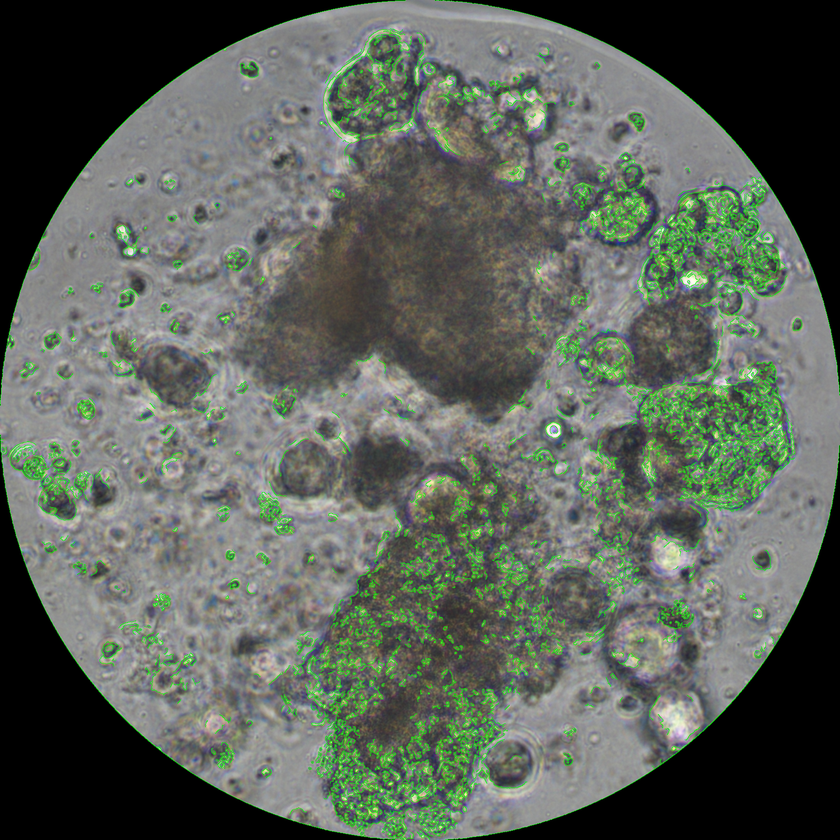
#> input picture DEO-MARKDOWN/App80 DEO/10uM/05-十二月-2025/10x00/organoid_analysis/droplet_001_vision_prior_artifacts/edges_overlay.png, 840 x 840 px, shrunk from 1714 x 1714 before the run, found by its file name
$ python build_prompt_artifacts.py '../../DEO-MARKDOWN/App80 DEO/10uM/05-十二月-2025/10x00/organoid_analysis/droplet_001_vision_prior_artifacts/edges_overlay.png' out
#> lines starting #> are read from the running program, lines starting #| are printed output that depends on the picture
#!/usr/bin/env python3
from __future__ import annotations

import argparse
import json
from pathlib import Path

import cv2
import numpy as np
from PIL import Image


def parse_args():
    p = argparse.ArgumentParser()
    p.add_argument("source_tif")
    p.add_argument("out_dir")
    return p.parse_args()


def load_rgb(path: Path) -> np.ndarray:
    arr = cv2.imread(str(path), cv2.IMREAD_COLOR)
#> arr is the input picture: shape (840, 840, 3); mean B, G, R 90.1, 98.8, 91.9
    if arr is None:
        with Image.open(path) as im:
            return np.array(im.convert("RGB").copy())
    return cv2.cvtColor(arr, cv2.COLOR_BGR2RGB)


def save_gray_png(arr: np.ndarray, path: Path) -> None:
    Image.fromarray(arr.astype(np.uint8)).save(path)


def main() -> int:
    args = parse_args()
    source_tif = Path(args.source_tif).resolve()
    out_dir = Path(args.out_dir).resolve()
    out_dir.mkdir(parents=True, exist_ok=True)
    source_png = out_dir / f"{source_tif.stem}.png"
    if not source_png.exists():
        with Image.open(source_tif) as im:
            im.save(source_png, format="PNG")

    rgb = load_rgb(source_png)
    gray = cv2.cvtColor(rgb, cv2.COLOR_RGB2GRAY)
    clahe = cv2.createCLAHE(clipLimit=2.0, tileGridSize=(8, 8)).apply(gray)
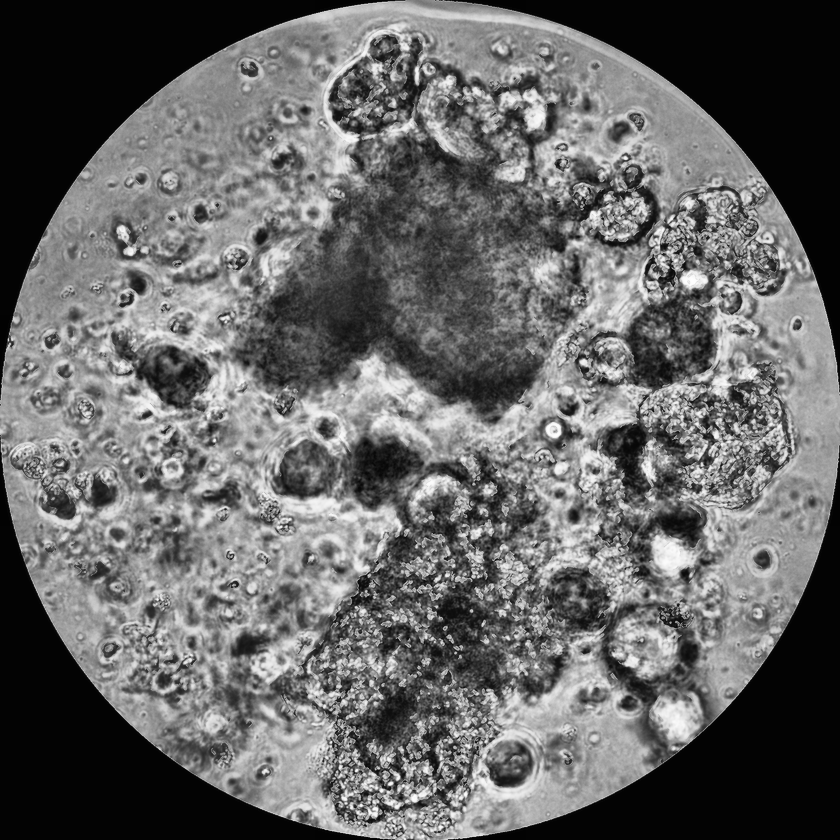
#> clahe: shape (840, 840); min 2, max 255, mean 102.5
    blur = cv2.GaussianBlur(clahe, (7, 7), 0)
    bg = cv2.GaussianBlur(clahe, (41, 41), 0)
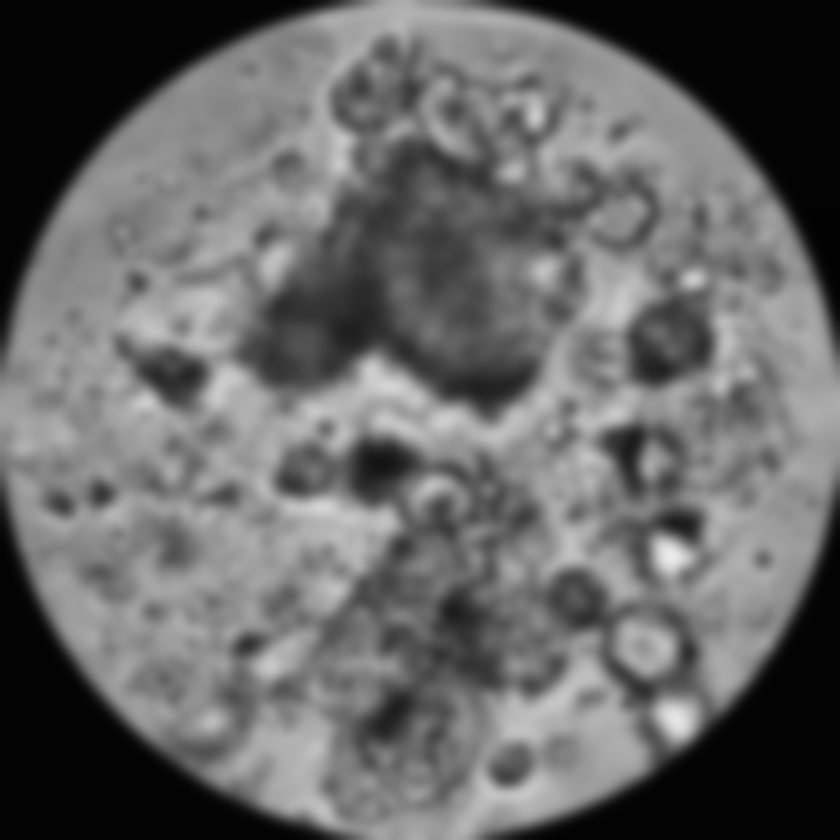
#> bg: shape (840, 840); min 2, max 235, mean 102.6
    residual = cv2.subtract(bg, blur)
    residual_norm = cv2.normalize(residual, None, 0, 255, cv2.NORM_MINMAX)
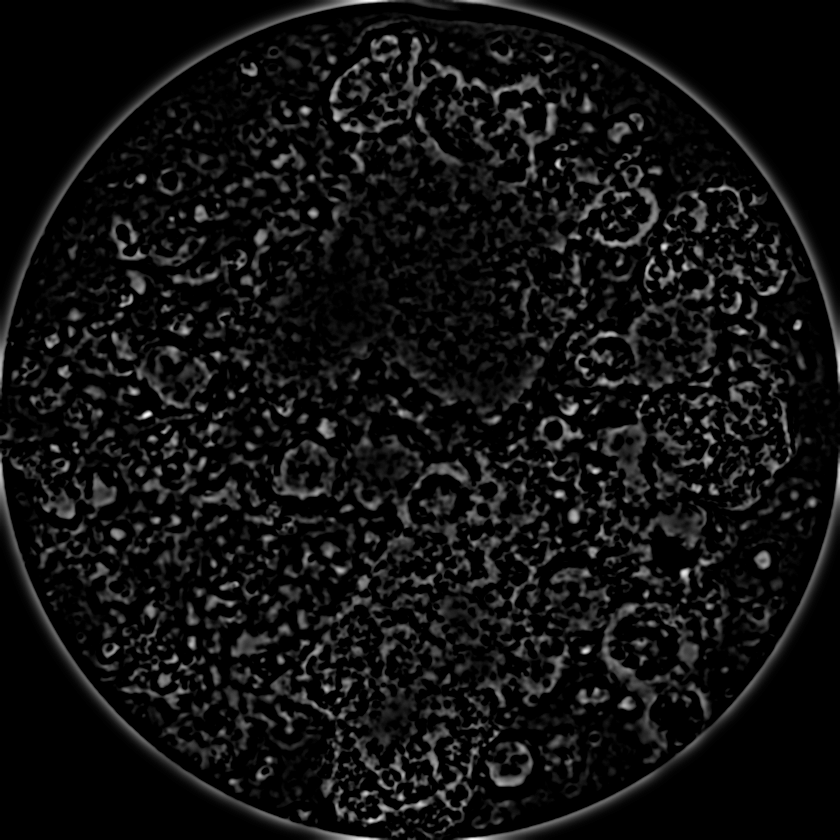
#> residual_norm: shape (840, 840); min 0, max 255, mean 16.9
    edges = cv2.Canny(blur, 40, 120)
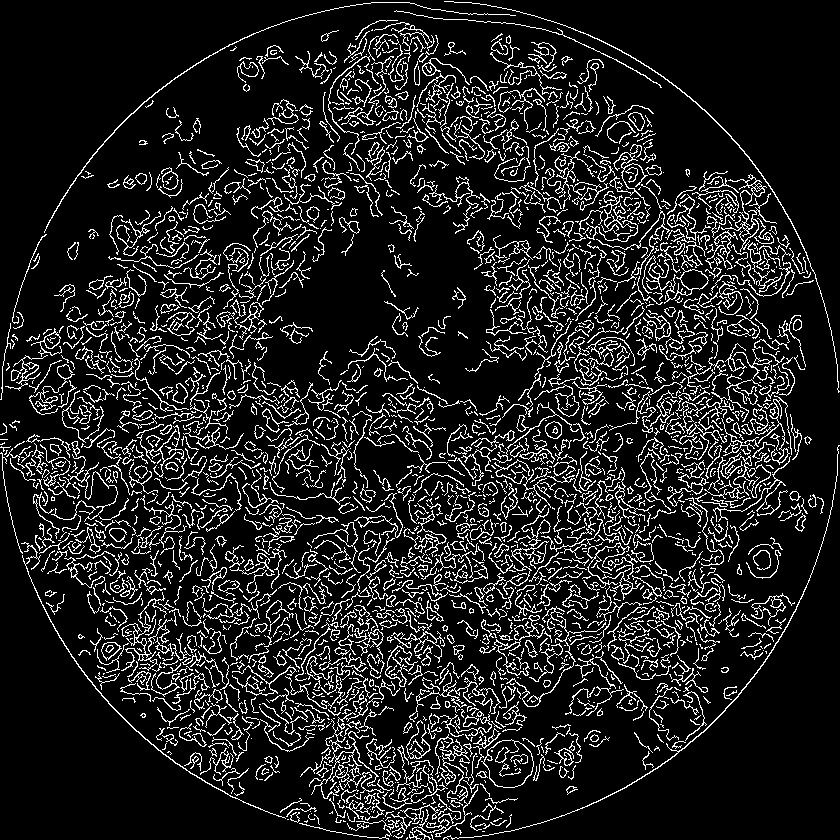
#> edges: shape (840, 840); 12.7% white in thin lines or dots
    edges_rgb = rgb.copy()
    edges_rgb[edges > 0] = (255, 64, 0)
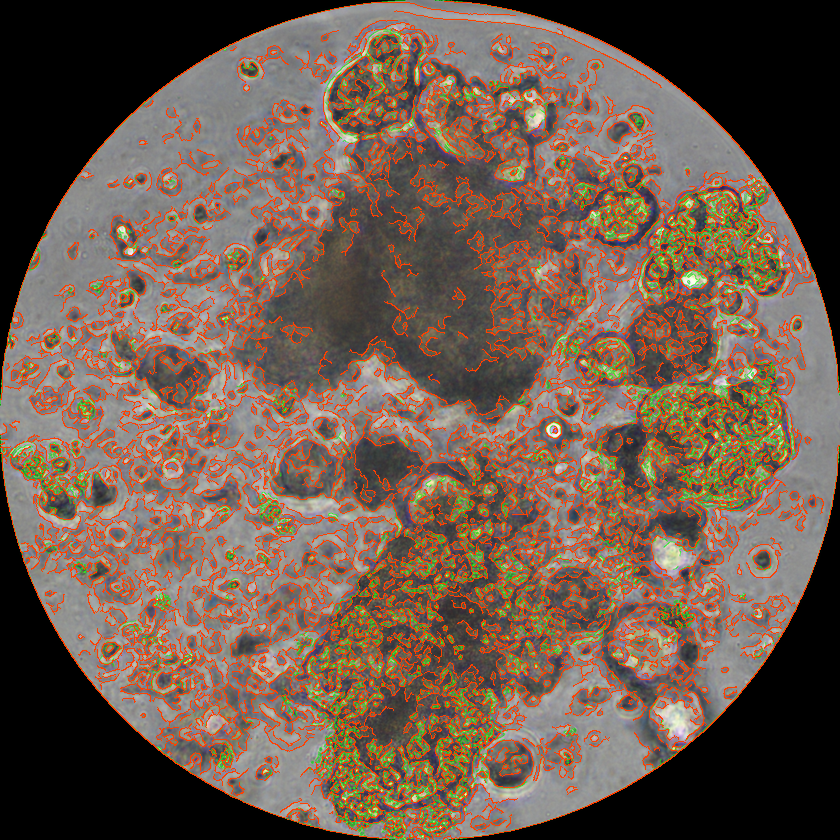
#> edges_rgb: shape (840, 840, 3); mean R, G, B 110.8, 90.3, 76.9
    inv = 255 - clahe
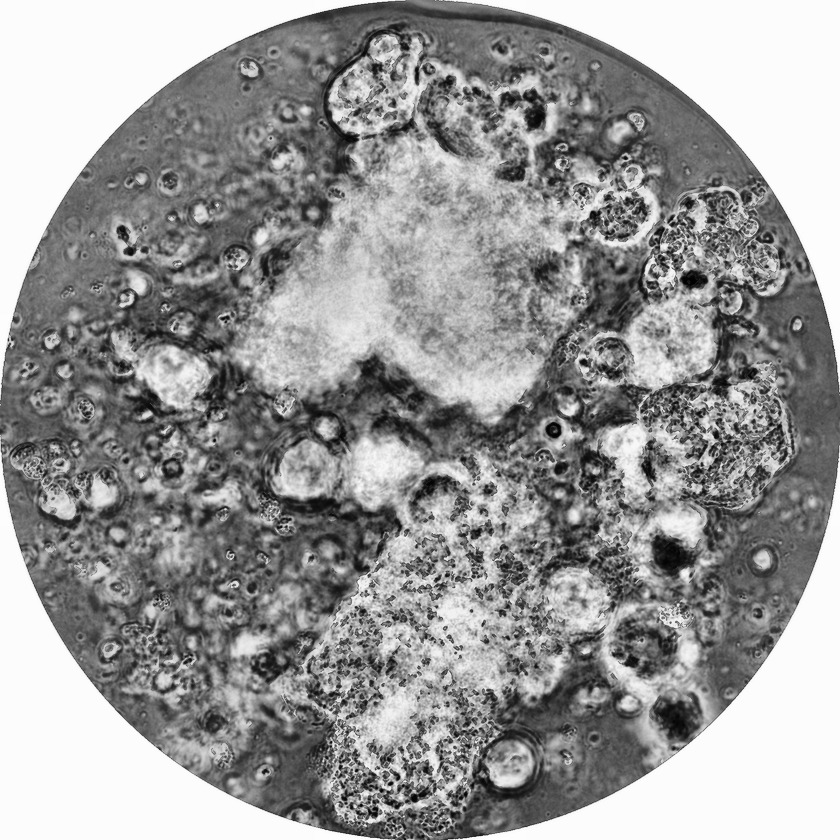
#> inv: shape (840, 840); min 0, max 253, mean 152.5

    gray_png = out_dir / "gray.png"
    inv_png = out_dir / "gray_inv.png"
    residual_png = out_dir / "residual.png"
    edges_png = out_dir / "edges_overlay.png"
    save_gray_png(clahe, gray_png)
    save_gray_png(inv, inv_png)
    save_gray_png(residual_norm, residual_png)
    Image.fromarray(edges_rgb).save(edges_png)

    manifest = {
        "source_tif": str(source_tif),
        "source_png": str(source_png),
        "gray_png": str(gray_png),
        "gray_inv_png": str(inv_png),
        "residual_png": str(residual_png),
        "edges_overlay_png": str(edges_png),
        "image_width_px": int(rgb.shape[1]),
        "image_height_px": int(rgb.shape[0]),
    }
    (out_dir / "artifact_manifest.json").write_text(
        json.dumps(manifest, ensure_ascii=False, indent=2), encoding="utf-8"
    )
    return 0


if __name__ == "__main__":
    raise SystemExit(main())
#> (the program exits here)
